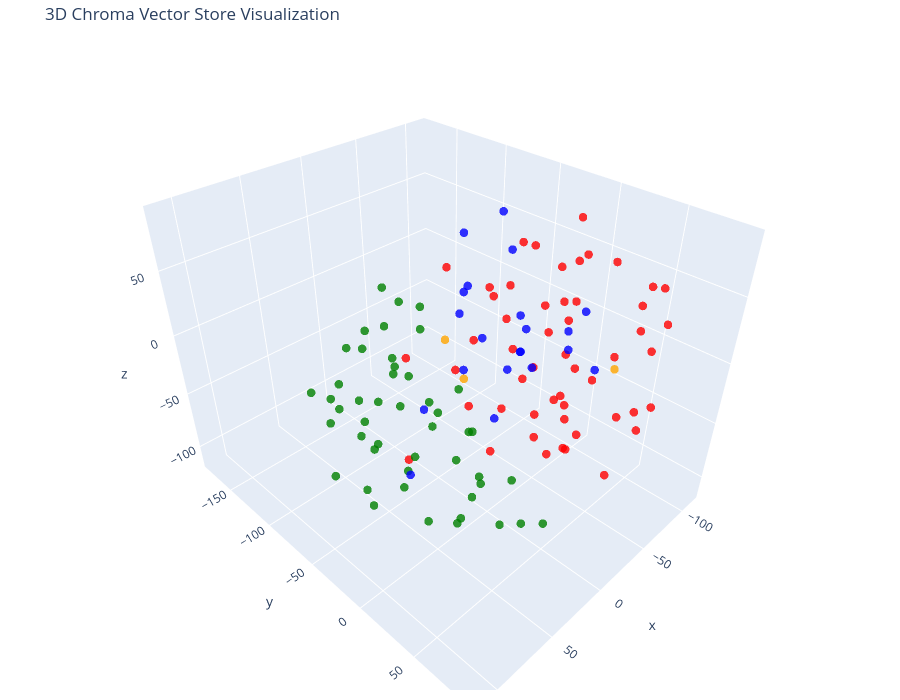

Source (notebook cell):
### Code cell
# Let's try 3D!

tsne = TSNE(n_components=3, random_state=42)
reduced_vectors = tsne.fit_transform(vectors)

# Create the 3D scatter plot
fig = go.Figure(data=[go.Scatter3d(
    x=reduced_vectors[:, 0],
    y=reduced_vectors[:, 1],
    z=reduced_vectors[:, 2],
    mode='markers',
    marker=dict(size=5, color=colors, opacity=0.8),
    text=[f"Type: {t}<br>Text: {d[:100]}..." for t, d in zip(doc_types, documents)],
    hoverinfo='text'
)])

fig.update_layout(
    title='3D Chroma Vector Store Visualization',
    scene=dict(xaxis_title='x', yaxis_title='y', zaxis_title='z'),
    width=900,
    height=700,
    margin=dict(r=20, b=10, l=10, t=40)
)

fig.show()

### Figure 1 — Plotly figure (JSON) as saved in the notebook; plotly's stock layout.template omitted (floating-point values rounded to 4 significant figures)
{"data": [{"hoverinfo": "text", "marker": {"color": ["orange", "orange", "orange", "red", "red", "red", "red", "red", "red", "red", "red", "red", "red", "red", "red", "red", "red", "red", "red", "red", "red", "red", "red", "red", "red", "red", "red", "red", "red", "red", "red", "red", "red", "red", "red", "red", "red", "red", "red", "red", "red", "red", "red", "red", "red", "red", "red", "red", "red", "red", "red", "red", "red", "red", "red", "green", "green", "green", "green", "green", "green", "green", "green", "green", "green", "green", "green", "green", "green", "green", "green", "green", "green", "green", "green", "green", "green", "green", "green", "green", "green", "green", "green", "green", "green", "green", "green", "green", "green", "green", "green", "green", "green", "green", "green", "green", "green", "green", "green", "green", "green", "green", "blue", "blue", "blue", "blue", "blue", "blue", "blue", "blue", "blue", "blue", "blue", "blue", "blue", "blue", "blue", "blue", "blue", "blue", "blue", "blue", "blue"], "opacity": 0.8, "size": 5}, "mode": "markers", "text": ["Type: company<br>Text: # About Insurellm\n\nInsurellm was founded by Avery Lancaster in 2015 as an insurance tech startup des...", "Type: company<br>Text: # Careers at Insurellm\n\nInsurellm is hiring! We are looking for talented software engineers, data sc...", "Type: company<br>Text: # Overview of Insurellm\n\nInsurellm is an innovative insurance tech firm with 200 employees across th...", "Type: contracts<br>Text: # Contract with Apex Reinsurance for Rellm: AI-Powered Enterprise Reinsurance Solution\n\n## Terms\n\n1....", "Type: contracts<br>Text: ## Renewal\n\n1. **Automatic Renewal**: This Agreement will automatically renew for successive one-yea...", "Type: contracts<br>Text: 2. **Seamless Integrations**: The architecture of Rellm allows for easy integration with existing sy...", "Type: contracts<br>Text: 1. **Technical Support**: Provider shall offer dedicated technical support to the Client via phone, ...", "Type: contracts<br>Text: **Insurellm, Inc.**  \n_____________________________  \nAuthorized Signature   \nDate: ________________...", "Type: contracts<br>Text: # Contract with Belvedere Insurance for Markellm\n\n## Terms\nThis Contract (\"Agreement\") is made and e...", "Type: contracts<br>Text: ## Renewal\n1. **Renewal Terms**: This Agreement may be renewed for additional one-year terms upon mu...", "Type: contracts<br>Text: ## Features\n1. **AI-Powered Matching**: Belvedere Insurance will benefit from Markellm's AI-powered ...", "Type: contracts<br>Text: ## Support\n1. **Technical Support**: Technical support will be available from 9 AM to 7 PM EST, Mond...", "Type: contracts<br>Text: **Belvedere Insurance**  \nSignature: ______________________  \nName: [Authorized Signatory]  \nTitle: ...", "Type: contracts<br>Text: # Contract with BrightWay Solutions for Markellm\n\n**Contract Date:** October 5, 2023  \n**Contract ID...", "Type: contracts<br>Text: 3. **Service Level Agreement (SLA):**  \n   Insurellm commits to a 99.9% uptime for the platform with...", "Type: contracts<br>Text: 2. **Real-Time Quote Availability:**  \n   Consumers sourced via BrightWay Solutions will receive rea...", "Type: contracts<br>Text: 3. **Training and Onboarding:**  \n   Insurellm agrees to provide one free training session on how to...", "Type: contracts<br>Text: # Contract with EverGuard Insurance for Rellm: AI-Powered Enterprise Reinsurance Solution\n\n**Contrac...", "Type: contracts<br>Text: 4. **Usage Rights**: EverGuard Insurance is granted a non-exclusive, non-transferable license to acc...", "Type: contracts<br>Text: 1. **Core Functionality**: Rellm provides EverGuard Insurance with advanced AI-driven analytics, sea...", "Type: contracts<br>Text: 1. **Customer Support**: Insurellm will provide EverGuard Insurance with 24/7 customer support, incl...", "Type: contracts<br>Text: ---\n\n**Signatures**  \n**For Insurellm**: __________________________  \n**Name**: John Smith  \n**Title...", "Type: contracts<br>Text: # Contract with GreenField Holdings for Markellm\n\n**Effective Date:** November 15, 2023  \n**Contract...", "Type: contracts<br>Text: ## Renewal\n1. **Automatic Renewal**: This contract will automatically renew for sequential one-year ...", "Type: contracts<br>Text: ## Features\n1. **AI-Powered Matching**: Access to advanced algorithms that connect GreenField Holdin...", "Type: contracts<br>Text: ## Support\n1. **Customer Support Access**: The Client will have access to dedicated support through ...", "Type: contracts<br>Text: **Signatures:**  \n_________________________                           _________________________  \n**...", "Type: contracts<br>Text: # Contract with Greenstone Insurance for Homellm\n\n---\n\n## Terms\n\n1. **Parties**: This Contract (\"Agr...", "Type: contracts<br>Text: 4. **Payment Terms**: \n   - The Customer shall pay an amount of $10,000 per month for the Standard T...", "Type: contracts<br>Text: ---\n\n## Features\n\n- **AI-Powered Risk Assessment**: Customer will have access to enhanced risk evalu...", "Type: contracts<br>Text: - **Customer Portal**: A dedicated portal will be provided, allowing the Customer's clients to manag...", "Type: contracts<br>Text: ______________________________  \n[Name], [Title]  \nDate: ______________________\n\n**For Greenstone In...", "Type: contracts<br>Text: # Contract with GreenValley Insurance for Homellm\n\n**Contract Date:** October 6, 2023  \n**Contract N...", "Type: contracts<br>Text: 4. **Confidentiality:** Both parties agree to maintain the confidentiality of proprietary informatio...", "Type: contracts<br>Text: 1. **AI-Powered Risk Assessment:** Access to advanced AI algorithms for real-time risk evaluations.\n...", "Type: contracts<br>Text: 3. **Regular Updates:** Insurellm will offer ongoing updates and enhancements to the Homellm platfor...", "Type: contracts<br>Text: # Contract with Pinnacle Insurance Co. for Homellm\n\n## Terms\nThis contract (\"Contract\") is entered i...", "Type: contracts<br>Text: ## Renewal\n1. **Renewal Terms**: At the end of the initial term, this Contract shall automatically r...", "Type: contracts<br>Text: ## Features\n1. **AI-Powered Risk Assessment**: Utilized for tailored underwriting decisions specific...", "Type: contracts<br>Text: ## Support\n1. **Technical Support**: Insurellm shall provide 24/7 technical support via an email and...", "Type: contracts<br>Text: # Contract with Roadway Insurance Inc. for Carllm\n\n---\n\n## Terms\n\n1. **Agreement Effective Date**: T...", "Type: contracts<br>Text: ---\n\n## Renewal\n\n1. **Automatic Renewal**: This agreement will automatically renew for an additional...", "Type: contracts<br>Text: ---\n\n## Features\n\n1. **Access to Core Features**: Roadway Insurance Inc. will have access to all Pro...", "Type: contracts<br>Text: ---\n\n## Support\n\n1. **Technical Support**: Roadway Insurance Inc. will receive priority technical su...", "Type: contracts<br>Text: # Contract with Stellar Insurance Co. for Rellm\n\n## Terms\nThis contract is made between **Insurellm*...", "Type: contracts<br>Text: ### Termination\nEither party may terminate this agreement with a **30-day written notice**. In the e...", "Type: contracts<br>Text: ## Features\nStellar Insurance Co. will receive access to the following features of the Rellm product...", "Type: contracts<br>Text: ## Support\nInsurellm provides Stellar Insurance Co. with the following support services:\n\n- **24/7 T...", "Type: contracts<br>Text: # Contract with TechDrive Insurance for Carllm\n\n**Contract Date:** October 1, 2024  \n**Contract Dura...", "Type: contracts<br>Text: ## Renewal\n\n1. **Automatic Renewal**: This contract shall automatically renew for additional one-yea...", "Type: contracts<br>Text: ## Support\n\n1. **Customer Support**: Insurellm will provide 24/7 customer support to TechDrive Insur...", "Type: contracts<br>Text: **TechDrive Insurance Representative:**  \nName: Sarah Johnson  \nTitle: Operations Director  \nDate: _...", "Type: contracts<br>Text: # Contract with Velocity Auto Solutions for Carllm\n\n**Contract Date:** October 1, 2023  \n**Contract ...", "Type: contracts<br>Text: ## Renewal\n\n1. **Automatic Renewal**: This contract will automatically renew for successive 12-month...", "Type: contracts<br>Text: ## Support\n\n1. **Customer Support**: Velocity Auto Solutions will have access to Insurellm’s custome...", "Type: employees<br>Text: # HR Record\n\n# Alex Chen\n\n## Summary\n- **Date of Birth:** March 15, 1990  \n- **Job Title:** Backend ...", "Type: employees<br>Text: ## Annual Performance History\n- **2020:**  \n  - Completed onboarding successfully.  \n  - Met expecta...", "Type: employees<br>Text: ## Compensation History\n- **2020:** Base Salary: $80,000  \n- **2021:** Base Salary Increase to $90,0...", "Type: employees<br>Text: Alex Chen continues to be a vital asset at Insurellm, contributing significantly to innovative backe...", "Type: employees<br>Text: # HR Record\n\n# Alex Harper\n\n## Summary\n- **Date of Birth**: March 15, 1993  \n- **Job Title**: Sales ...", "Type: employees<br>Text: ## Annual Performance History  \n- **2021**:  \n  - **Performance Rating**: 4.5/5  \n  - **Key Achievem...", "Type: employees<br>Text: - **2022**:  \n  - **Base Salary**: $65,000 (Promotion to Senior SDR)  \n  - **Bonus**: $13,000 (20% o...", "Type: employees<br>Text: # HR Record\n\n# Alex Thomson\n\n## Summary\n- **Date of Birth:** March 15, 1995  \n- **Job Title:** Sales...", "Type: employees<br>Text: ## Annual Performance History  \n- **2022** - Rated as \"Exceeds Expectations.\" Alex Thomson achieved ...", "Type: employees<br>Text: ## Other HR Notes\n- Alex Thomson is an active member of the Diversity and Inclusion committee at Ins...", "Type: employees<br>Text: # Avery Lancaster\n\n## Summary\n- **Date of Birth**: March 15, 1985  \n- **Job Title**: Co-Founder & Ch...", "Type: employees<br>Text: - **2010 - 2013**: Business Analyst at Edge Analytics  \n  Prior to joining Innovate, Avery worked as...", "Type: employees<br>Text: - **2018**: **Exceeds Expectations**  \n  Under Avery’s pivoted vision, Insurellm launched two new su...", "Type: employees<br>Text: - **2022**: **Satisfactory**  \n  Avery focused on rebuilding team dynamics and addressing employee c...", "Type: employees<br>Text: ## Compensation History\n- **2015**: $150,000 base salary + Significant equity stake  \n- **2016**: $1...", "Type: employees<br>Text: ## Other HR Notes\n- **Professional Development**: Avery has actively participated in leadership trai...", "Type: employees<br>Text: # HR Record\n\n# Emily Carter\n\n## Summary\n- **Date of Birth:** August 12, 1990  \n- **Job Title:** Acco...", "Type: employees<br>Text: - **2017-2019:** Marketing Intern  \n  - Assisted with market research and campaign development for s...", "Type: employees<br>Text: ## Compensation History\n| Year | Base Salary | Bonus         | Total Compensation |\n|------|--------...", "Type: employees<br>Text: Emily Carter exemplifies the kind of talent that drives Insurellm's success and is an invaluable ass...", "Type: employees<br>Text: # HR Record\n\n# Emily Tran\n\n## Summary\n- **Date of Birth:** March 18, 1991  \n- **Job Title:** Digital...", "Type: employees<br>Text: - **January 2017 - May 2018**: Marketing Intern  \n  - Supported the Marketing team by collaborating ...", "Type: employees<br>Text: - **2021**:  \n  - Performance Rating: Meets Expectations  \n  - Key Achievements: Contributed to the ...", "Type: employees<br>Text: - **Professional Development Goals**:  \n  - Emily Tran aims to become a Marketing Manager within the...", "Type: employees<br>Text: # HR Record\n\n# Jordan Blake\n\n## Summary\n- **Date of Birth:** March 15, 1993  \n- **Job Title:** Sales...", "Type: employees<br>Text: ## Annual Performance History\n- **2021:** First year at Insurellm; achieved 90% of monthly targets. ...", "Type: employees<br>Text: ## Other HR Notes\n- Jordan has shown an interest in continuing education, actively participating in ...", "Type: employees<br>Text: # HR Record\n\n# Jordan K. Bishop\n\n## Summary\n- **Date of Birth:** March 15, 1990\n- **Job Title:** Fro...", "Type: employees<br>Text: ## Annual Performance History\n- **2019:** Exceeds Expectations - Continuously delivered high-quality...", "Type: employees<br>Text: ## Compensation History\n- **June 2018:** Starting Salary - $85,000\n- **June 2019:** Salary Increase ...", "Type: employees<br>Text: ## Other HR Notes\n- Jordan K. Bishop has been an integral part of club initiatives, including the In...", "Type: employees<br>Text: # HR Record\n\n# Maxine Thompson\n\n## Summary\n- **Date of Birth:** January 15, 1991  \n- **Job Title:** ...", "Type: employees<br>Text: ## Insurellm Career Progression\n- **January 2017 - October 2018**: **Junior Data Engineer**  \n  * Ma...", "Type: employees<br>Text: ## Annual Performance History\n- **2017**: *Meets Expectations*  \n  Maxine showed potential in her ro...", "Type: employees<br>Text: - **2021**: *Exceeds Expectations*  \n  Maxine spearheaded the transition to a new data warehousing s...", "Type: employees<br>Text: ## Compensation History\n- **2017**: $70,000 (Junior Data Engineer)  \n- **2018**: $75,000 (Junior Dat...", "Type: employees<br>Text: # HR Record\n\n# Oliver Spencer\n\n## Summary\n- **Date of Birth**: May 14, 1990  \n- **Job Title**: Backe...", "Type: employees<br>Text: ## Annual Performance History\n- **2018**: **3/5** - Adaptable team player but still learning to take...", "Type: employees<br>Text: ## Compensation History\n- **March 2018**: Initial salary of $80,000.\n- **July 2019**: Salary increas...", "Type: employees<br>Text: # Samantha Greene\n\n## Summary\n- **Date of Birth:** October 14, 1990\n- **Job Title:** HR Generalist\n-...", "Type: employees<br>Text: ## Annual Performance History\n- **2020:** Exceeds Expectations  \n  Samantha Greene demonstrated exce...", "Type: employees<br>Text: ## Compensation History\n- **2020:** Base Salary - $55,000  \n  The entry-level salary matched industr...", "Type: employees<br>Text: - **2023:** Base Salary - $70,000  \n  Recognized for substantial improvement in employee relations m...", "Type: employees<br>Text: # HR Record\n\n# Samuel Trenton\n\n## Summary\n- **Date of Birth:** April 12, 1989  \n- **Job Title:** Sen...", "Type: employees<br>Text: ## Annual Performance History\n- **2023:** Rating: 4.5/5  \n  *Samuel exceeded expectations, successfu...", "Type: employees<br>Text: ## Compensation History\n- **2023:** Base Salary: $115,000 + Bonus: $15,000  \n  *Annual bonus based o...", "Type: employees<br>Text: - **Engagement in Company Culture:** Regularly participates in team-building events and contributes ...", "Type: products<br>Text: # Product Summary\n\n# Carllm\n\n## Summary\n\nCarllm is an innovative auto insurance product developed by...", "Type: products<br>Text: - **Instant Quoting**: With Carllm, insurance companies can offer near-instant quotes to customers, ...", "Type: products<br>Text: - **Mobile Integration**: Carllm is designed to work seamlessly with mobile applications, providing ...", "Type: products<br>Text: - **Professional Tier**: $2,500/month\n  - For medium-sized companies.\n  - All Basic Tier features pl...", "Type: products<br>Text: ### Q2 2025: Customer Experience Improvements\n- Launch of a new **mobile app** for end-users.\n- Intr...", "Type: products<br>Text: # Product Summary\n\n# Homellm\n\n## Summary\nHomellm is an innovative home insurance product developed b...", "Type: products<br>Text: ### 2. Dynamic Pricing Model\nWith Homellm's innovative dynamic pricing model, insurance providers ca...", "Type: products<br>Text: ### 5. Multi-Channel Integration\nHomellm seamlessly integrates into existing insurance platforms, pr...", "Type: products<br>Text: - **Basic Tier:** Starting at $5,000/month for small insurers with basic integration features.\n- **S...", "Type: products<br>Text: All tiers include a comprehensive training program and ongoing updates to ensure optimal performance...", "Type: products<br>Text: With Homellm, Insurellm is committed to transforming the landscape of home insurance, ensuring both ...", "Type: products<br>Text: # Product Summary\n\n# Markellm\n\n## Summary\n\nMarkellm is an innovative two-sided marketplace designed ...", "Type: products<br>Text: - **User-Friendly Interface**: Designed with user experience in mind, Markellm features an intuitive...", "Type: products<br>Text: - **Customer Support**: Our dedicated support team is always available to assist both consumers and ...", "Type: products<br>Text: ### For Insurance Companies:\n- **Basic Listing Fee**: $199/month for a featured listing on the platf...", "Type: products<br>Text: ### Q3 2025\n- Initiate a comprehensive marketing campaign targeting both consumers and insurers to i...", "Type: products<br>Text: # Product Summary\n\n# Rellm: AI-Powered Enterprise Reinsurance Solution\n\n## Summary\n\nRellm is an inno...", "Type: products<br>Text: ### Seamless Integrations\nRellm's architecture is designed for effortless integration with existing ...", "Type: products<br>Text: ### Regulatory Compliance Tools\nRellm includes built-in compliance tracking features to help organiz...", "Type: products<br>Text: Join the growing number of organizations leveraging Rellm to enhance their reinsurance processes whi...", "Type: products<br>Text: Experience the future of reinsurance with Rellm, where innovation meets reliability. Let Insurellm h..."], "type": "scatter3d", "x": [-2.077, 3.543, -69.28, -112.9, -54.42, -81.99, -16.07, 34.13, 10.03, -82.71, -39.55, -5.993, 19.78, -84.41, -40.5, -37.93, -3.067, 40.08, -78.84, -76.66, 10.5, 17.93, 6.258, -96.92, -103.1, 9.056, 35.88, -44.69, -104.7, -59.49, -23.03, 48.73, -34.49, -17.06, -87.07, -13.18, -59.61, -81.27, -71.57, -101.0, -70.94, -72.81, -74.59, -30.34, -76.15, -62.81, -35.98, -36.61, -38.91, -22.72, 108.3, 11.31, -44.05, 73.73, -2.886, 59.8, 73.81, 59.77, 11.44, 33.58, 88.89, 100.3, 53.67, 109.9, 45.94, 30.47, 32.65, 9.73, 13.85, 111.5, 15.06, 29.75, 42.93, 76.97, 9.365, 42.38, 62.0, 76.04, 39.49, 30.33, 73.06, 42.56, 56.62, 55.1, 112.1, 48.69, 20.42, 43.28, 47.43, 33.77, 66.05, 81.52, 76.1, 86.21, 64.49, 62.6, 93.11, 66.82, 62.72, 90.36, 96.41, 72.06, -41.37, -48.28, -20.34, -3.532, -32.9, -56.74, -68.77, -41.68, -26.69, -28.42, -43.2, 35.39, -28.05, -10.79, 3.318, -23.21, -66.11, -66.75, -83.54, -36.76, -45.47], "y": [-45.21, -22.06, 45.21, -30.36, 83.07, -3.04, 41.78, 50.33, -8.244, 69.77, -40.4, 56.43, 54.43, -178.0, 83.91, 74.99, 82.5, 75.03, -54.93, -55.15, 73.36, 48.21, 19.86, 47.64, -14.26, 5.679, 77.18, 25.69, 40.21, -7.987, 32.01, 68.11, 37.34, 23.25, -2.319, 49.47, 17.1, 64.16, -5.922, 9.61, 6.439, 33.94, -41.99, 2.899, 48.19, 71.57, 36.77, -78.25, -56.6, 89.05, 39.21, 17.74, -75.94, 63.67, 87.65, 61.26, -77.23, 91.16, -38.64, 56.64, 7.254, -9.143, -9.01, -40.28, -17.56, -68.65, -86.25, -93.46, -81.46, -22.62, -70.87, 19.06, -80.21, 2.787, -11.22, 9.102, -68.61, -25.42, -14.93, 44.58, 17.73, 10.68, 41.37, -89.93, 7.754, 27.93, 3.357, -31.89, -58.16, -55.96, -14.64, 48.26, -70.75, 19.48, 6.466, -46.33, -11.93, -13.09, 33.21, -42.21, -14.61, -39.46, -23.88, -38.69, -46.65, -68.55, -39.57, 16.01, 18.34, 24.86, -2.28, -1.659, 46.47, -42.09, -21.25, -36.96, -20.44, -47.72, -27.84, -20.63, -45.87, -18.82, -73.74], "z": [6.272, -11.03, -6.161, -4.52, -8.626, -23.99, 53.56, 42.38, 28.86, 33.42, 33.08, 32.06, 67.7, -114.1, 40.45, 68.23, 54.23, 7.38, 13.12, -14.56, 2.413, 7.19, 33.96, 45.77, 39.05, 65.28, 46.27, -33.3, 5.175, 24.2, -13.38, 66.33, -59.15, -46.31, 18.13, -37.2, -59.02, 57.62, 49.49, -50.08, 88.88, 67.4, 53.7, 82.74, -48.88, -38.98, 86.95, 35.06, -76.72, 8.939, 24.1, -9.217, -55.28, 23.48, -28.33, -43.18, -40.07, -19.88, -44.44, -65.38, 51.54, 31.17, 70.92, 24.92, 48.89, 49.74, 10.45, 0.5463, -18.61, -26.44, 32.07, -59.77, -58.33, -28.28, -46.56, -37.74, 19.04, -25.06, -26.32, -39.25, 29.83, 18.61, -20.83, -24.06, -16.22, 0.4041, -89.36, 6.487, -25.91, -3.043, 5.065, -35.41, -14.77, -0.5924, -77.71, -50.84, -56.19, -59.56, -56.46, 1.072, 0.152, 37.24, 66.43, 85.64, 77.57, -66.97, -4.081, 1.298, 26.76, 26.82, 33.19, 4.927, 7.121, -88.94, -62.15, 42.63, 59.31, -30.42, -6.372, -36.75, -43.09, -22.28, -4.528]}], "layout": {"height": 700, "margin": {"b": 10, "l": 10, "r": 20, "t": 40}, "scene": {"xaxis": {"title": {"text": "x"}}, "yaxis": {"title": {"text": "y"}}, "zaxis": {"title": {"text": "z"}}}, "title": {"text": "3D Chroma Vector Store Visualization"}, "width": 900}}
